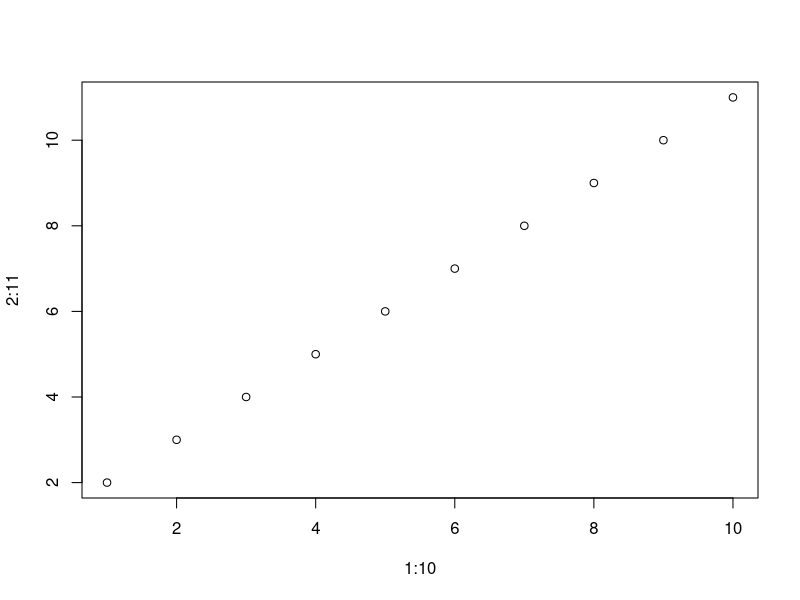

Generate this figure with R:
floor(2.5)
ceiling(2.5)
round(2.5)
abs(-3.14)
max(1,2,3,2,1,2)
min(1,2,3,4,3,0,3,1)
letters
LETTERS
month.abb
month.name
date()
sqrt(64)
nchar("Hello")
plot(1:10,2:11)
sin(pi/2)
cos(pi)
tan(pi/2)
